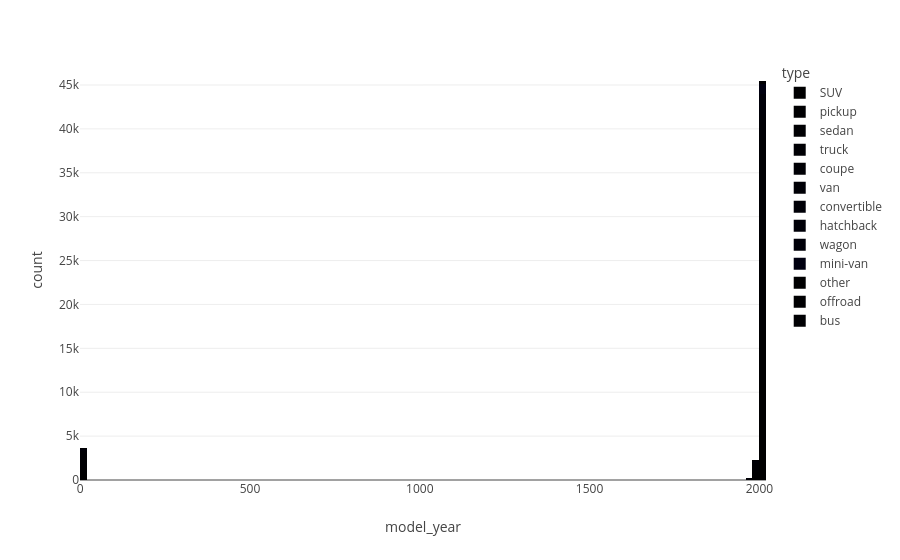

The notebook cell saved with this chart:
### Markdown cell above
# CREAR HISTOGRAMA:

### Code cell
# Configurar parámetros para el Histograma:

fig = px.histogram(vehicles, x="model_year", color="type")

# Mostrar Histograma:

fig.show()

### Figure 1 — Plotly figure (JSON) as saved in the notebook; plotly's stock layout.template omitted (floating-point values rounded to 4 significant figures; data arrays with more than 128 entries replaced by an {"elided": "..."} marker saying what was removed)
{"data": [{"bingroup": "x", "hovertemplate": "type=SUV<br>model_year=%{x}<br>count=%{y}<extra></extra>", "legendgroup": "SUV", "marker": {"color": "#000001", "pattern": {"shape": ""}}, "name": "SUV", "orientation": "v", "showlegend": true, "type": "histogram", "x": {"elided": "12405 int values"}, "xaxis": "x", "yaxis": "y"}, {"bingroup": "x", "hovertemplate": "type=pickup<br>model_year=%{x}<br>count=%{y}<extra></extra>", "legendgroup": "pickup", "marker": {"color": "#000002", "pattern": {"shape": ""}}, "name": "pickup", "orientation": "v", "showlegend": true, "type": "histogram", "x": {"elided": "6988 int values"}, "xaxis": "x", "yaxis": "y"}, {"bingroup": "x", "hovertemplate": "type=sedan<br>model_year=%{x}<br>count=%{y}<extra></extra>", "legendgroup": "sedan", "marker": {"color": "#000003", "pattern": {"shape": ""}}, "name": "sedan", "orientation": "v", "showlegend": true, "type": "histogram", "x": {"elided": "12154 int values"}, "xaxis": "x", "yaxis": "y"}, {"bingroup": "x", "hovertemplate": "type=truck<br>model_year=%{x}<br>count=%{y}<extra></extra>", "legendgroup": "truck", "marker": {"color": "#000004", "pattern": {"shape": ""}}, "name": "truck", "orientation": "v", "showlegend": true, "type": "histogram", "x": {"elided": "12353 int values"}, "xaxis": "x", "yaxis": "y"}, {"bingroup": "x", "hovertemplate": "type=coupe<br>model_year=%{x}<br>count=%{y}<extra></extra>", "legendgroup": "coupe", "marker": {"color": "#000005", "pattern": {"shape": ""}}, "name": "coupe", "orientation": "v", "showlegend": true, "type": "histogram", "x": {"elided": "2303 int values"}, "xaxis": "x", "yaxis": "y"}, {"bingroup": "x", "hovertemplate": "type=van<br>model_year=%{x}<br>count=%{y}<extra></extra>", "legendgroup": "van", "marker": {"color": "#000006", "pattern": {"shape": ""}}, "name": "van", "orientation": "v", "showlegend": true, "type": "histogram", "x": {"elided": "633 int values"}, "xaxis": "x", "yaxis": "y"}, {"bingroup": "x", "hovertemplate": "type=convertible<br>model_year=%{x}<br>count=%{y}<extra></extra>", "legendgroup": "convertible", "marker": {"color": "#000007", "pattern": {"shape": ""}}, "name": "convertible", "orientation": "v", "showlegend": true, "type": "histogram", "x": {"elided": "446 int values"}, "xaxis": "x", "yaxis": "y"}, {"bingroup": "x", "hovertemplate": "type=hatchback<br>model_year=%{x}<br>count=%{y}<extra></extra>", "legendgroup": "hatchback", "marker": {"color": "#000008", "pattern": {"shape": ""}}, "name": "hatchback", "orientation": "v", "showlegend": true, "type": "histogram", "x": {"elided": "1047 int values"}, "xaxis": "x", "yaxis": "y"}, {"bingroup": "x", "hovertemplate": "type=wagon<br>model_year=%{x}<br>count=%{y}<extra></extra>", "legendgroup": "wagon", "marker": {"color": "#000009", "pattern": {"shape": ""}}, "name": "wagon", "orientation": "v", "showlegend": true, "type": "histogram", "x": {"elided": "1541 int values"}, "xaxis": "x", "yaxis": "y"}, {"bingroup": "x", "hovertemplate": "type=mini-van<br>model_year=%{x}<br>count=%{y}<extra></extra>", "legendgroup": "mini-van", "marker": {"color": "#000010", "pattern": {"shape": ""}}, "name": "mini-van", "orientation": "v", "showlegend": true, "type": "histogram", "x": {"elided": "1161 int values"}, "xaxis": "x", "yaxis": "y"}, {"bingroup": "x", "hovertemplate": "type=other<br>model_year=%{x}<br>count=%{y}<extra></extra>", "legendgroup": "other", "marker": {"color": "#000001", "pattern": {"shape": ""}}, "name": "other", "orientation": "v", "showlegend": true, "type": "histogram", "x": {"elided": "256 int values"}, "xaxis": "x", "yaxis": "y"}, {"bingroup": "x", "hovertemplate": "type=offroad<br>model_year=%{x}<br>count=%{y}<extra></extra>", "legendgroup": "offroad", "marker": {"color": "#000002", "pattern": {"shape": ""}}, "name": "offroad", "orientation": "v", "showlegend": true, "type": "histogram", "x": {"elided": "214 int values"}, "xaxis": "x", "yaxis": "y"}, {"bingroup": "x", "hovertemplate": "type=bus<br>model_year=%{x}<br>count=%{y}<extra></extra>", "legendgroup": "bus", "marker": {"color": "#000003", "pattern": {"shape": ""}}, "name": "bus", "orientation": "v", "showlegend": true, "type": "histogram", "x": [1994, 2011, 1994, 2007, 2011, 2011, 2007, 2011, 2011, 2011, 2007, 2011, 2007, 2011, 2011, 2006, 2008, 2007, 1991, 2011, 2011, 2011, 2011, 2011], "xaxis": "x", "yaxis": "y"}], "layout": {"barmode": "relative", "legend": {"title": {"text": "type"}, "tracegroupgap": 0}, "margin": {"t": 60}, "xaxis": {"anchor": "y", "domain": [0, 1], "title": {"text": "model_year"}}, "yaxis": {"anchor": "x", "domain": [0, 1], "title": {"text": "count"}}}}
